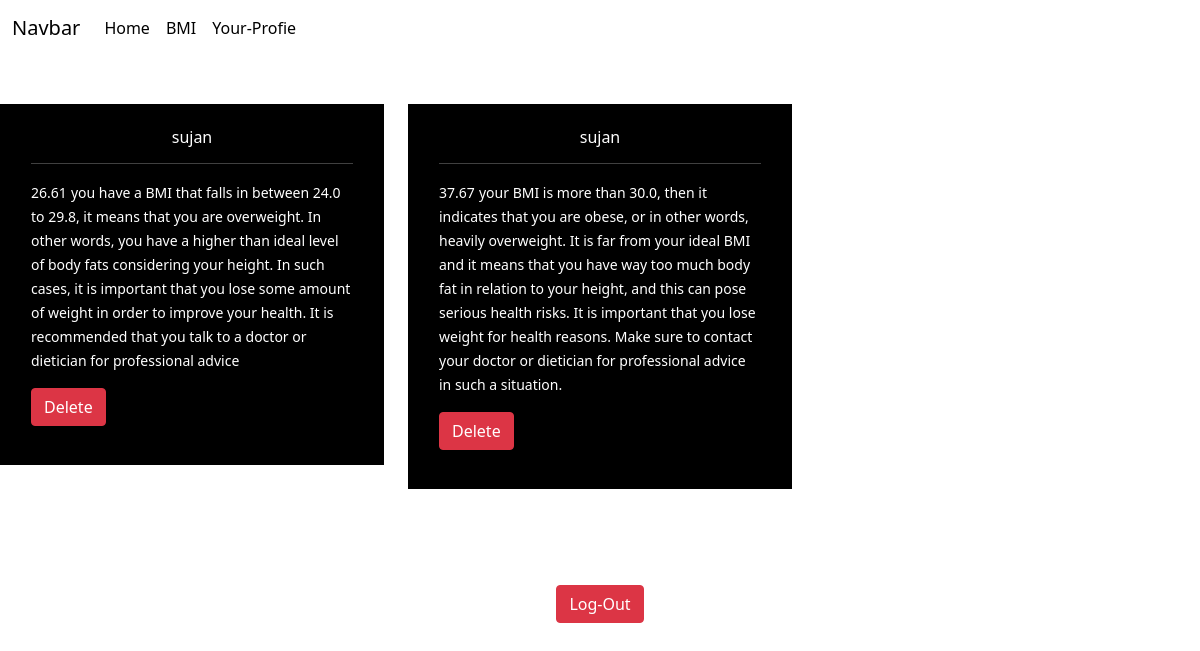
Screenshot of /profile/ (signed in) with the database file from the repository.
### home/models.py (models this page shows)
class Bmi(models.Model):
    hight=models.FloatField()
    weight=models.FloatField()
    age=models.IntegerField()
    result=models.FloatField()
    suggest=models.TextField(max_length=300, blank=True)
    user=models.ForeignKey(User,on_delete=models.CASCADE)

### home/views.py (the view)
# urls.py: path("profile/",views.profile,name='profile'),
def profile(request):
    fm = Bmi.objects.filter(user=request.user)
    return render(request, "home/profile.html", {'fm': fm, })

### home/templates/home/profile.html (shortened to what this page needs)
{% extends 'home/home.html' %}
{% block body %}
{% if fm %}
<div class="row">
    {% for fm in fm %}
    <div class="col-sm-4 ">
        <div style="background-color:black ; color: white; padding: 15px;" class="card-my-2 my-5">
            <div class="card-footer">
                <h6 class="text-center">{{fm.user.username}}</h6><hr>
                <small>{{fm.result}}</small>
                <small >{{fm.suggest}}</small><br>
                <a class="btn btn-danger my-3" href="{% url 'delete' fm.id %}">Delete</a>
            </div>
        </div>
    </div>
    {% endfor %}
    {% else %}
    <h1 class="text-center my-5">No Data</h1>
    {% endif %}
    <div class="my-5 text-center">
        <a class="btn btn-danger" href="{% url 'logout' %}">Log-Out</a>
    </div>
</div>
{% endblock body %}

### home/templates/home/home.html (shortened to what this page needs)
{% load static %}
<!DOCTYPE html>
<html lang="en">
<head>
  <link rel="stylesheet" href="{% static 'home/css/bootstrap.min.css' %}">
  <link rel="stylesheet" href="https://stackpath.bootstrapcdn.com/font-awesome/4.7.0/css/font-awesome.min.css">
  <link rel="stylesheet" href="{% static 'home/css/st.css' %}">
  <link rel="stylesheet" href="https://cdnjs.cloudflare.com/ajax/libs/font-awesome/4.7.0/css/font-awesome.min.css">
</head>
<body>
  <div class="container-fluid ">
    {% include 'home/nav.html' %}
  </div>
  {% block body %}
  {% endblock body %}
</body>
</html>

### home/templates/home/nav.html (shortened to what this page needs)
{% load static %}
<link rel="stylesheet" href="{% static 'home/css/bootstrap.min.css' %}">
<nav  class="navbar navbar-expand-lg ">
    <a style="color: black;" class="navbar-brand" href="/">Navbar</a>
    <div class="collapse navbar-collapse" id="navbarNavAltMarkup">
      <div style="color: black;" class="navbar-nav">
        <a style="color: black;" class="nav-item nav-link active" href="/">Home</span></a>
        <a style="color: black;" class="nav-item nav-link" href="{% url 'bmi' %}">BMI</a>
        {% if  request.user.is_authenticated %}
        <a style="color: black;" class="nav-item nav-link" href="{% url 'profile' %}">Your-Profie</a>
        {% endif %}
      </div>
    </div>
  </nav>

### home/static/home/css/st.css (style rules this page uses)
* { margin: 0; padding: 0; box-sizing: border-box; }
body { background-color: #fcfcfc; }

### rows the page displays
Bmi: user.username "sujan", result "26.61", suggest "you have a BMI that falls in between 24.0 to 29.8, it means that you are overweight. In other words, you have a higher than ideal level of body fats considering your height. In such cases, it is important that you lose some amount of weight in order to improve your health. It is recommended that you talk to a doctor or dietician for professional advice"
Bmi: user.username "sujan", result "37.67", suggest "your BMI is more than 30.0, then it indicates that you are obese, or in other words, heavily overweight. It is far from your ideal BMI and it means that you have way too much body fat in relation to your height, and this can pose serious health risks. It is important that you lose weight for health reasons. Make sure to contact your doctor or dietician for professional advice in such a situation."
